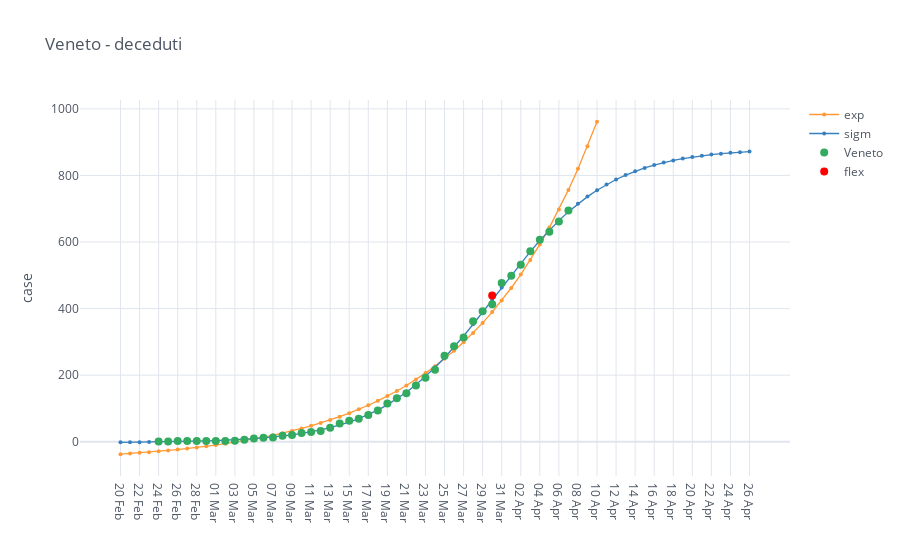

The code cell stored with this chart in its notebook:
### Code cell
category = 'deceduti'
total_cases = io.italy_regions_filter_by_category(regions, category)

mpl.iplot_analysis_plot(total_cases, title=region+' - '+category, log_fitting=False)

### Figure 1 — Plotly figure (JSON) as saved in the notebook; plotly's stock layout.template omitted (floating-point values rounded to 4 significant figures)
{"data": [{"line": {"color": "rgba(255, 153, 51, 1.0)", "dash": "solid", "shape": "linear", "width": 1.3}, "marker": {"size": 4, "symbol": "circle"}, "mode": "lines+markers", "name": "exp", "text": "", "type": "scatter", "x": ["20 Feb", "21 Feb", "22 Feb", "23 Feb", "24 Feb", "25 Feb", "26 Feb", "27 Feb", "28 Feb", "29 Feb", "01 Mar", "02 Mar", "03 Mar", "04 Mar", "05 Mar", "06 Mar", "07 Mar", "08 Mar", "09 Mar", "10 Mar", "11 Mar", "12 Mar", "13 Mar", "14 Mar", "15 Mar", "16 Mar", "17 Mar", "18 Mar", "19 Mar", "20 Mar", "21 Mar", "22 Mar", "23 Mar", "24 Mar", "25 Mar", "26 Mar", "27 Mar", "28 Mar", "29 Mar", "30 Mar", "31 Mar", "01 Apr", "02 Apr", "03 Apr", "04 Apr", "05 Apr", "06 Apr", "07 Apr", "08 Apr", "09 Apr", "10 Apr", "11 Apr", "12 Apr", "13 Apr", "14 Apr", "15 Apr", "16 Apr", "17 Apr", "18 Apr", "19 Apr", "20 Apr", "21 Apr", "22 Apr", "23 Apr", "24 Apr", "25 Apr", "26 Apr"], "y": [-37.41, -35.49, -33.42, -31.19, -28.79, -26.21, -23.42, -20.42, -17.19, -13.72, -9.968, -5.93, -1.582, 3.103, 8.148, 13.58, 19.44, 25.75, 32.54, 39.86, 47.74, 56.23, 65.38, 75.23, 85.84, 97.27, 109.6, 122.8, 137.1, 152.5, 169.1, 187.0, 206.2, 226.9, 249.2, 273.3, 299.2, 327.1, 357.1, 389.5, 424.4, 461.9, 502.4, 546.0, 592.9, 643.5, 697.9, 756.6, 819.8, 887.9, 961.2, "", "", "", "", "", "", "", "", "", "", "", "", "", "", "", ""]}, {"line": {"color": "rgba(55, 128, 191, 1.0)", "dash": "solid", "shape": "linear", "width": 1.3}, "marker": {"size": 4, "symbol": "circle"}, "mode": "lines+markers", "name": "sigm", "text": "", "type": "scatter", "x": ["20 Feb", "21 Feb", "22 Feb", "23 Feb", "24 Feb", "25 Feb", "26 Feb", "27 Feb", "28 Feb", "29 Feb", "01 Mar", "02 Mar", "03 Mar", "04 Mar", "05 Mar", "06 Mar", "07 Mar", "08 Mar", "09 Mar", "10 Mar", "11 Mar", "12 Mar", "13 Mar", "14 Mar", "15 Mar", "16 Mar", "17 Mar", "18 Mar", "19 Mar", "20 Mar", "21 Mar", "22 Mar", "23 Mar", "24 Mar", "25 Mar", "26 Mar", "27 Mar", "28 Mar", "29 Mar", "30 Mar", "31 Mar", "01 Apr", "02 Apr", "03 Apr", "04 Apr", "05 Apr", "06 Apr", "07 Apr", "08 Apr", "09 Apr", "10 Apr", "11 Apr", "12 Apr", "13 Apr", "14 Apr", "15 Apr", "16 Apr", "17 Apr", "18 Apr", "19 Apr", "20 Apr", "21 Apr", "22 Apr", "23 Apr", "24 Apr", "25 Apr", "26 Apr"], "y": [-1.701, -1.488, -1.236, -0.9376, -0.5851, -0.1681, 0.3249, 0.9077, 1.597, 2.41, 3.372, 4.507, 5.847, 7.428, 9.292, 11.49, 14.07, 17.11, 20.68, 24.87, 29.78, 35.51, 42.2, 49.98, 59.01, 69.44, 81.45, 95.22, 110.9, 128.7, 148.7, 171.1, 195.9, 223.0, 252.5, 284.2, 317.8, 353.0, 389.4, 426.5, 463.7, 500.6, 536.7, 571.4, 604.5, 635.5, 664.3, 690.8, 714.8, 736.4, 755.8, 772.9, 788.0, 801.2, 812.7, 822.7, 831.3, 838.7, 845.1, 850.6, 855.3, 859.3, 862.7, 865.6, 868.0, 870.1, 871.9]}, {"line": {"color": "rgba(50, 171, 96, 1.0)", "dash": "solid", "shape": "linear", "width": 1.3}, "marker": {"size": 8, "symbol": "circle"}, "mode": "markers", "name": "Veneto", "text": "", "type": "scatter", "x": ["20 Feb", "21 Feb", "22 Feb", "23 Feb", "24 Feb", "25 Feb", "26 Feb", "27 Feb", "28 Feb", "29 Feb", "01 Mar", "02 Mar", "03 Mar", "04 Mar", "05 Mar", "06 Mar", "07 Mar", "08 Mar", "09 Mar", "10 Mar", "11 Mar", "12 Mar", "13 Mar", "14 Mar", "15 Mar", "16 Mar", "17 Mar", "18 Mar", "19 Mar", "20 Mar", "21 Mar", "22 Mar", "23 Mar", "24 Mar", "25 Mar", "26 Mar", "27 Mar", "28 Mar", "29 Mar", "30 Mar", "31 Mar", "01 Apr", "02 Apr", "03 Apr", "04 Apr", "05 Apr", "06 Apr", "07 Apr", "08 Apr", "09 Apr", "10 Apr", "11 Apr", "12 Apr", "13 Apr", "14 Apr", "15 Apr", "16 Apr", "17 Apr", "18 Apr", "19 Apr", "20 Apr", "21 Apr", "22 Apr", "23 Apr", "24 Apr", "25 Apr", "26 Apr"], "y": ["", "", "", "", 1.0, 1.0, 2.0, 2.0, 2.0, 2.0, 2.0, 2.0, 3.0, 6.0, 10.0, 12.0, 13.0, 18.0, 20.0, 26.0, 29.0, 32.0, 42.0, 55.0, 63.0, 69.0, 80.0, 94.0, 115.0, 131.0, 146.0, 169.0, 192.0, 216.0, 258.0, 287.0, 313.0, 362.0, 392.0, 413.0, 477.0, 499.0, 532.0, 572.0, 607.0, 631.0, 662.0, 695.0, "", "", "", "", "", "", "", "", "", "", "", "", "", "", "", "", "", "", ""]}, {"marker": {"color": "rgba(255, 0, 0, 125)", "size": 8}, "mode": "markers", "name": "flex", "type": "scatter", "x": ["30 Mar"], "y": [439.4]}], "layout": {"legend": {"bgcolor": "#FFFFFF", "font": {"color": "#4D5663"}}, "paper_bgcolor": "#FFFFFF", "plot_bgcolor": "#FFFFFF", "title": {"font": {"color": "#4D5663"}, "text": "Veneto - deceduti"}, "xaxis": {"gridcolor": "#E1E5ED", "showgrid": true, "tickfont": {"color": "#4D5663"}, "title": {"font": {"color": "#4D5663"}, "text": ""}, "zerolinecolor": "#E1E5ED"}, "yaxis": {"gridcolor": "#E1E5ED", "showgrid": true, "tickfont": {"color": "#4D5663"}, "title": {"font": {"color": "#4D5663"}, "text": "case"}, "zerolinecolor": "#E1E5ED"}}}
